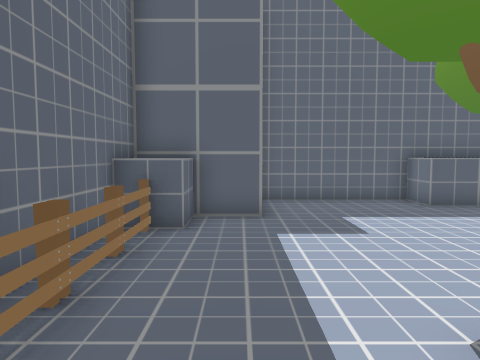
[1] (above)

15 first-person views from a walk through a scene from a Unity 3-D project. The camera is 1.5 m above the floor, tilts 4° down and sees 70° across. The floor is counted in squares, 1 m on a side. Each view is taken from the middle of a square. On the plan, view 1 faces up. The plan holds only what a view shows up to about 16 squares ahead; the rest is blank. Some surface patterns are stand-ins.

[2]
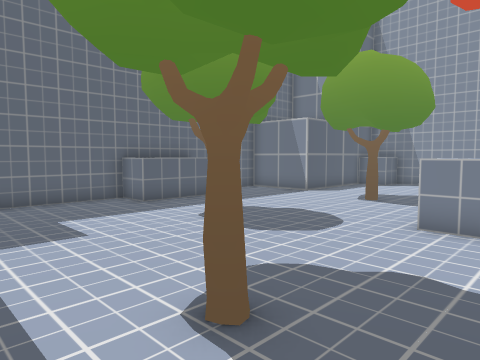

[3]
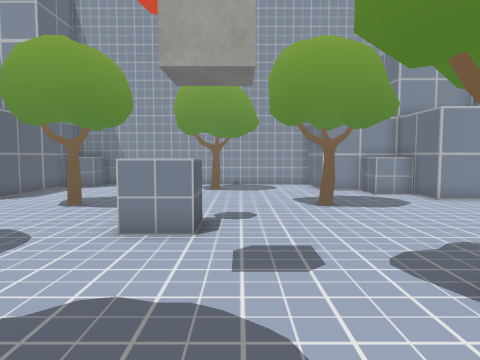

[4]
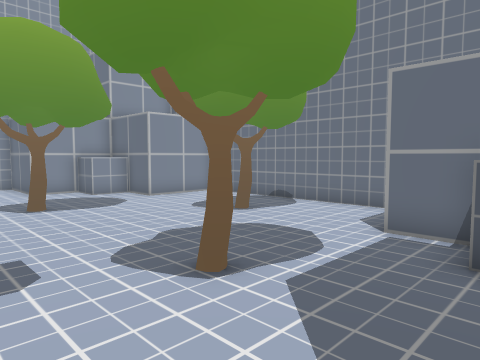

[5]
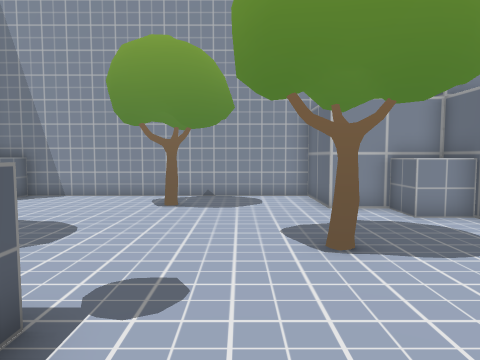

[6]
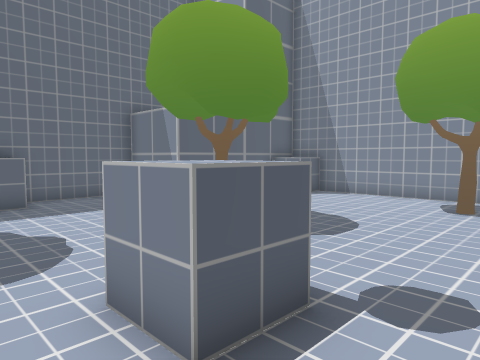

[7]
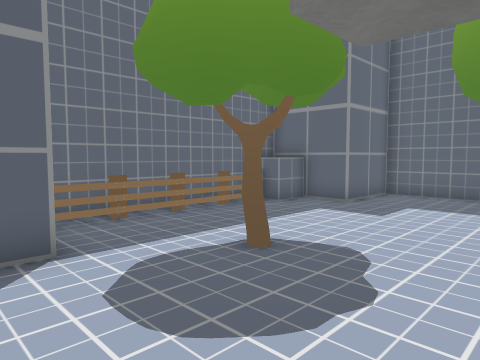

[8]
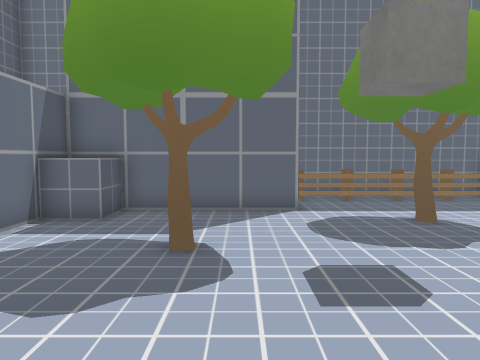

[9]
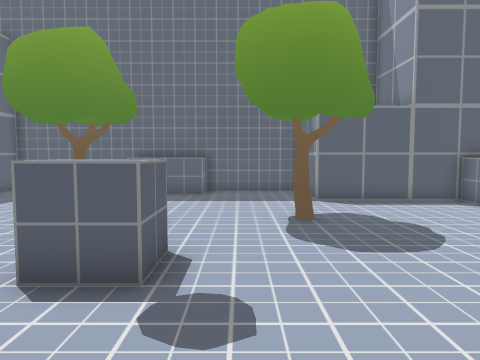

[10]
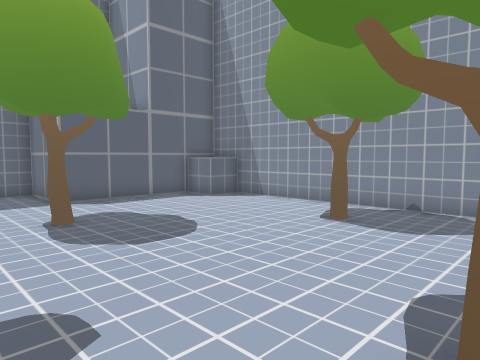

[11]
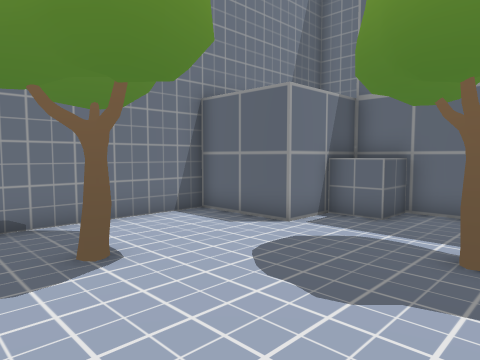

[12]
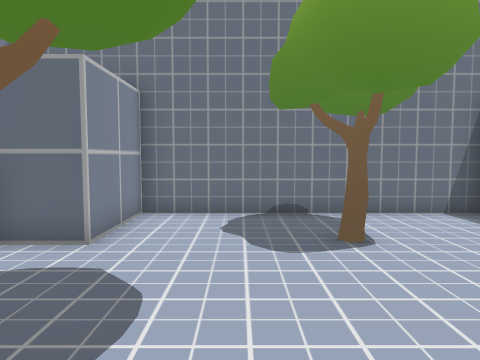

[13]
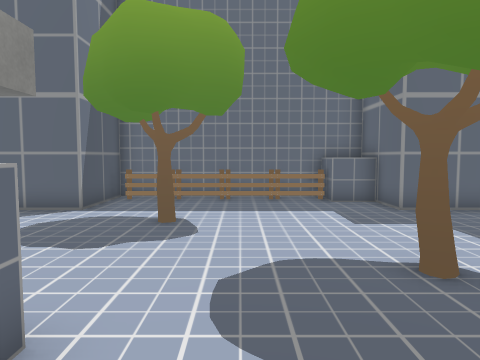

[14]
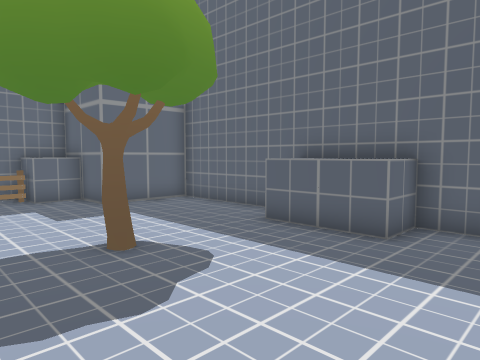

[15]
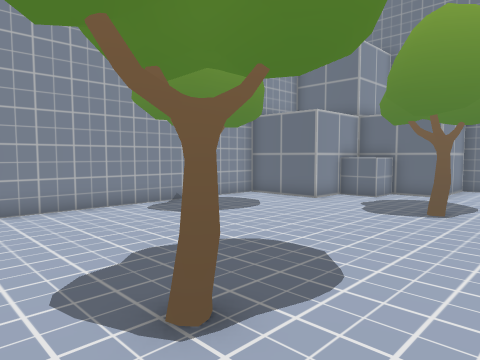

### Floor plan
Points are (right, up) in squares from view 1. A wall is a line through its corners. A room is listed if a view was taken in it or the views show most of it. See-through windows are left out.
Room 1 (views 1, 2, 3, 4, 5, 6, 7, 8, 9, 10, 11, 12, 13, 14, 15)
walls: (5.6, 11.6) (0.6, 11.6) (0.6, 8.4) (-2.6, 8.4); (-2.6, 6.5) (-2.6, -0.4) (0.6, -0.4) (0.6, -6.7) (3.7, -6.7) (3.7, -9.9) (12.6, -9.9) (12.6, -6.7) (15.7, -6.7) (15.7, -3.6) (18.9, -3.6) (18.9, 8.4) (12.6, 8.4) (12.6, 11.6) (8.4, 11.6)
objects: other object (-3, 7) to (-1, 8); other object (-2, 1) to (-2, 2); other object (-2, 3); other object (-2, 4) to (-2, 5); other object (-2, 6) to (-2, 7); other object (1, -6) to (2, -5); other object (2, 2); other object (4, -3); other object (6, 6) to (6, 7); other object (6, 10) to (7, 12); other object (8, -7); other object (8, 1) to (9, 2); other object (8, 10) to (8, 12); other object (11, -3) to (12, -3); other object (11, 5) to (12, 5); other object (14, -6) to (15, -5); other object (16, 1) to (17, 1); other object (18, 7) to (18, 8)

Where each view was taken, in squares from view 1:
view 1: 0 up, 0 right, facing up
view 2: 0 up, 0 right, facing up-right
view 3: 0 up, 1 right, facing right
view 4: 0 up, 1 right, facing down-right
view 5: 1 down, 6 right, facing right
view 6: 1 down, 6 right, facing up-right
view 7: 2 down, 6 right, facing up-left
view 8: 2 down, 10 right, facing left
view 9: 3 down, 10 right, facing up
view 10: 3 down, 9 right, facing up-right
view 11: 2 down, 10 right, facing down-left
view 12: 1 down, 10 right, facing down
view 13: 4 up, 10 right, facing left
view 14: 4 up, 11 right, facing up-left
view 15: 7 up, 9 right, facing down-right
